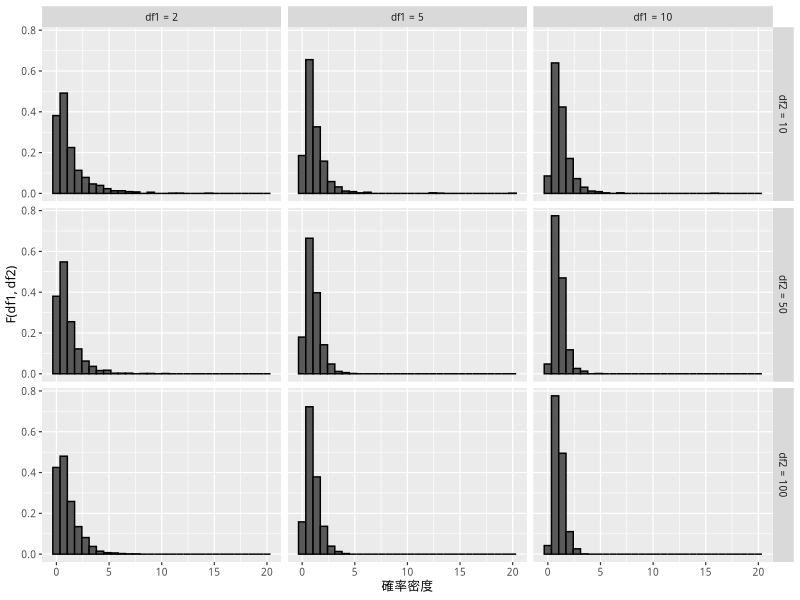
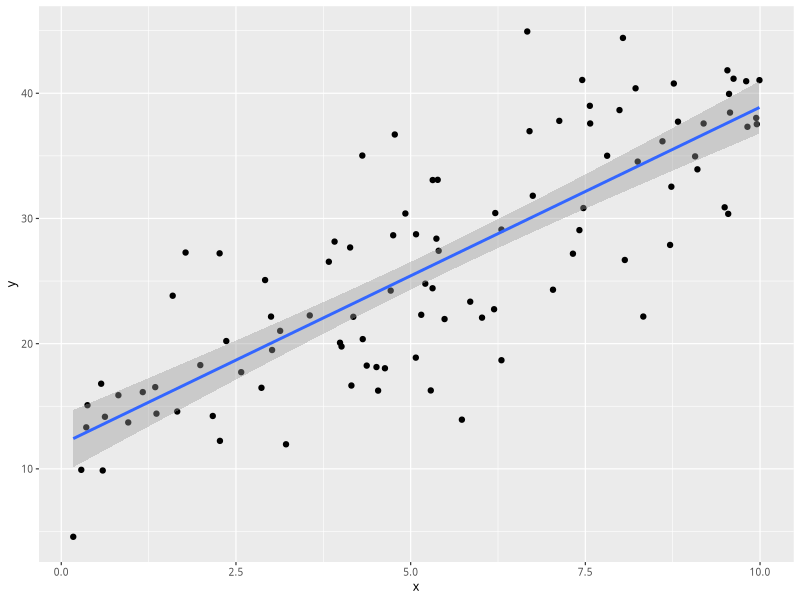
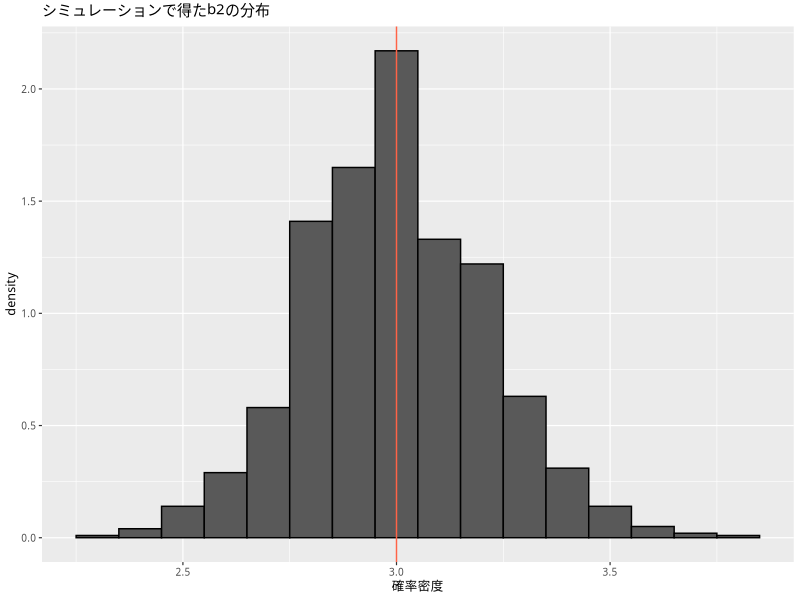
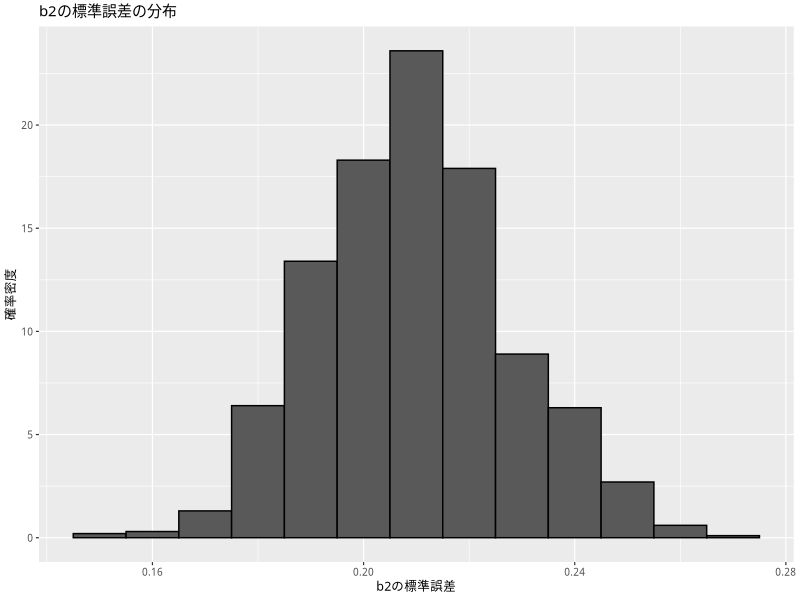
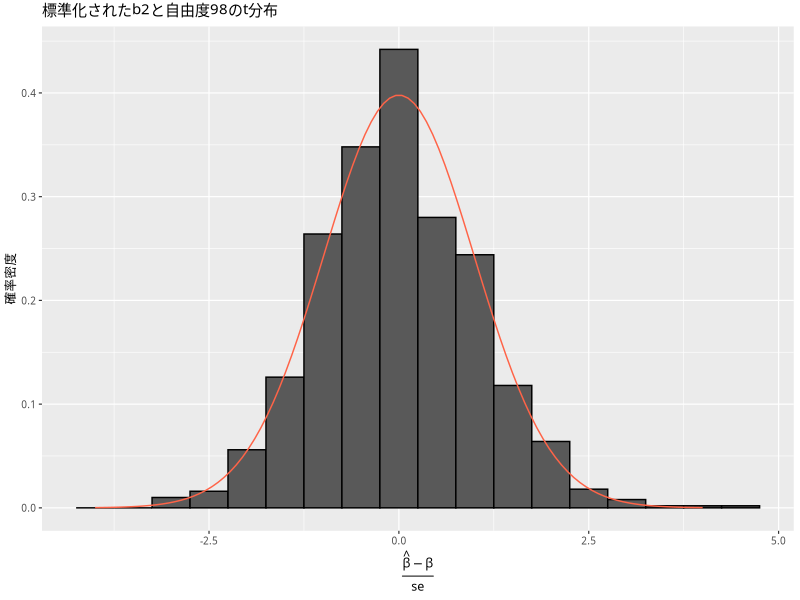
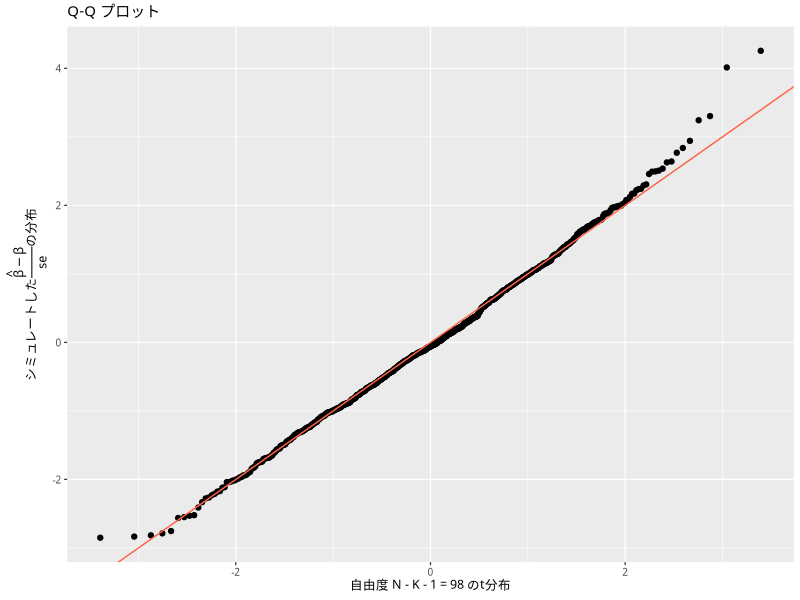
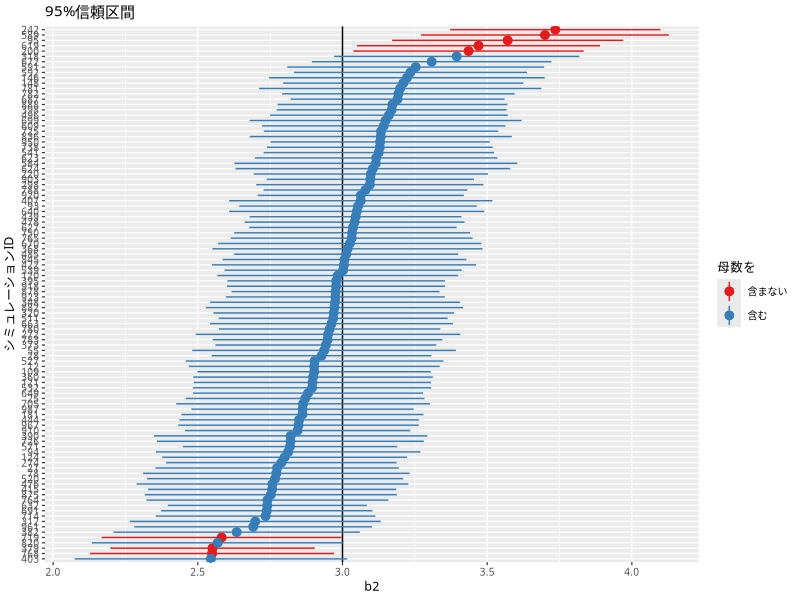

These figures' R source, in order:
## ---- chunk 1
#| include: false

if (knitr::is_latex_output()) {
  knitr::opts_chunk$set(dev = 'cairo_pdf')
}
## ---- chunk 2
#| echo: false
#| message:  false

library(tidyverse)
my_font <- 'HiraginoSans-W3'
theme_set(theme_gray(base_size = 9,
                     base_family = my_font))
## ---- chunk 3
HR1996 <- read_csv('data/hr-data.csv') |>
  mutate(experience = as.numeric(status == '現職' | status == '元職'),
         expm = exp / 10 ^ 6) |>
  filter(year == 1996)
## ---- chunk 4
fit1 <- lm(voteshare ~ experience,
           data = HR1996)
## ---- chunk 5
broom::tidy(fit1)
## ---- chunk 6
coef(fit1)[2] # or summary(fit1)$coefficients[2, 1]
## ---- chunk 7
summary(fit1)$coefficients[2, 2]
## ---- chunk 8
with(summary(fit1), coefficients[2, 1] / coefficients[2, 2])
## ---- chunk 9
(N1 <- nrow(HR1996))
## ---- chunk 10
(c1 <- qt(p = 0.05 / 2, df = N1 - 1 - 1, lower.tail = FALSE))
## ---- chunk 11
coef(fit1)[2] - c1 * summary(fit1)$coefficients[2, 2]
## ---- chunk 12
coef(fit1)[2] + c1 * summary(fit1)$coefficients[2, 2]
## ---- chunk 13
confint(fit1, level = 0.95)
## ---- chunk 14
broom::tidy(fit1, conf.int = TRUE, conf.level = 0.95)
## ---- chunk 15
fit2 <- lm(voteshare ~ expm,
           data = HR1996)
## ---- chunk 16
broom::tidy(fit2)
## ---- chunk 17
(N2 <- length(fit2$fitted.values))
## ---- chunk 18
(c2 <- qt(p = 0.07 / 2, df = N2 - 1 - 1, lower.tail = FALSE))
## ---- chunk 19
coef(fit2)[2] - c2 * summary(fit2)$coefficients[2, 2]
## ---- chunk 20
coef(fit2)[2] + c2 * summary(fit2)$coefficients[2, 2]
## ---- chunk 21
confint(fit2, level = 0.93)
## ---- chunk 22
fit3 <- lm(voteshare ~ experience + expm,
           data = HR1996)
## ---- chunk 23
summary(fit3)
## ---- chunk 24
seq1 <- c(2, 5, 10)
seq2 <- c(10, 50, 100)
Fdist <- tibble()
for (i in seq_along(seq1)) {
  for (j in seq_along(seq2)) {
    Fdist <- tibble(
      df1 = seq1[i],
      df2 = seq2[j],
      x = rf(1000, df1 = seq1[i], df2 = seq2[j])
    ) |>
      bind_rows(Fdist)
  }
}
Fdist <- Fdist |>
  mutate(df1 = paste('df1 =', df1),
         df2 = paste('df2 =', df2),
         df1 = factor(df1,
                      levels = c('df1 = 2',
                                 'df1 = 5',
                                 'df1 = 10')),
         df2 = factor(df2,
                      levels = c('df2 = 10',
                                 'df2 = 50',
                                 'df2 = 100')))
plt_F <- ggplot(Fdist, aes(x = x, y = after_stat(density))) +
  geom_histogram(color = 'black') +
  facet_grid(df2 ~ df1) +
  labs(x = '確率密度', y = 'F(df1, df2)')
plot(plt_F)
## ---- chunk 25
qf(0.05, df1 = 2, df2 = 1195, lower.tail = FALSE)
## ---- chunk 26
broom::tidy(fit3, conf.int = TRUE)
## ---- chunk 27
(N3 <- length(fit3$fitted.values))
## ---- chunk 28
(c3 <- qt(p = 0.04 / 2, df = N3 - 2 - 1, lower.tail = FALSE))
## ---- chunk 29
beta1 <- 10
beta2 <- 3
sigma <- 6
## ---- chunk 30
N <- 100
x <- runif(N, min = 0, max = 10)
y <- rnorm(N, beta1 + beta2 * x, sd = sigma)
## ---- chunk 31
df <- data.frame(y, x)
scat <- ggplot(df, aes(x, y)) +
  geom_point() +
  geom_smooth(method = 'lm')
plot(scat)
## ---- chunk 32
eg_1 <- lm(y ~ x, data = df)
broom::tidy(eg_1)
## ---- chunk 33
confint(eg_1)
## ---- chunk 34
sim_ols1 <- function(beta, sigma, n = 100, trials = 10000,
                     x_rng = c(0, 10)) {
  ## 単回帰をシミュレートする関数
  ## 引数
  ##   beta:   係数パラメタのベクトル
  ##   sigma:  誤差の標準偏差
  ##   n:      標本サイズ
  ##   trials: シミュレーションの繰り返し回数
  ##   x_rng:  説明変数xの値の範囲
  ## 返り値
  ##   df: 以下の列を含むデータフレーム
  ##     (1) パラメタの推定値
  ##     (2) 各パラメタの推定値の標準誤差
  ##     (3) 各パラメタの95%信頼区間
  
  ## 結果を保存するためのデータフレームを作る
  col_names <- c('b1', 'b1_se', 'b1_lower', 'b1_upper',
                 'b2', 'b2_se', 'b2_lower', 'b2_upper',
                 'sigma_hat')
  df <- as.data.frame(matrix(rep(NA, trials * length(col_names)),
                             ncol = length(col_names)))
  names(df) <- col_names
  
  for (i in 1 : trials) {
    x <- runif(n, x_rng[1], x_rng[2])
    y <- rnorm(n, mean = beta[1] + beta[2] * x, sd = sigma)
    
    fit <- lm(y ~ x)
    
    sigma_hat <- summary(fit)$sigma
    
    b1 <- coef(fit)[1]
    b2 <- coef(fit)[2]
    
    b1_se <- sqrt(summary(fit)$cov.unscaled[1, 1]) * sigma_hat
    b2_se <- sqrt(summary(fit)$cov.unscaled[2, 2]) * sigma_hat
    
    b1_ci95 <- confint(fit)[1,]
    b2_ci95 <- confint(fit)[2,]
    
    df[i,] <- c(b1, b1_se, b1_ci95,
                b2, b2_se, b2_ci95,
                sigma_hat)
  }
  return(df)
}
## ---- chunk 35
beta1 <- 10
beta2 <- 3
sigma <- 6
sim_1 <- sim_ols1(beta = c(beta1, beta2), sigma = sigma, trials = 1000)
head(sim_1)
## ---- chunk 36
hist_b2 <- ggplot(sim_1, aes(x = b2, y = after_stat(density))) +
  geom_histogram(binwidth = 0.1, color = 'black')
hist_b2 <- hist_b2 +
  labs(x = '確率密度', title = 'シミュレーションで得たb2の分布') +
  geom_vline(xintercept = 3, color = 'tomato')
plot(hist_b2)
## ---- chunk 37
hist_se <- ggplot(sim_1, aes(x = b2_se, y = after_stat(density))) +
  geom_histogram(binwidth = .01, color = 'black') +
  labs(x = 'b2の標準誤差', y = '確率密度',
       title = 'b2の標準誤差の分布')
plot(hist_se)
## ---- chunk 38
sim_1 <- sim_1 |>
  mutate(b2_t = (b2 - beta2) / b2_se)
true_t <- data.frame(x = seq(-4, 4, length = 100)) |>
  mutate(density = dt(x, df = 98))
hist_t <- ggplot(sim_1, aes(x = b2_t, y = after_stat(density))) +
  geom_histogram(binwidth = 0.5, color = 'black') +
  geom_line(data = true_t, aes(x = x, y = density), color = 'tomato')
hist_t <- hist_t +
  labs(x = expression(frac(hat(beta) - beta, 'se')),
       y = '確率密度',
       title = '標準化されたb2と自由度98のt分布')
plot(hist_t)
## ---- chunk 39
qqplot_t <- ggplot(sim_1, aes(sample = b2_t)) +
  stat_qq(distribution = qt, dparams = list(df = 98)) +
  geom_abline(intercept = 0, slope = 1, color = 'tomato') +
  labs(title = 'Q-Q プロット',
       x = '自由度 N - K - 1 = 98 のt分布',
       y = expression(paste('シミュレートした',
                            frac(hat(beta) - beta, 'se'),
                            'の分布')))
plot(qqplot_t)
## ---- chunk 40
mean(sim_1$b2_se)
## ---- chunk 41
sd(sim_1$b2)
## ---- chunk 42
sim_1[1, c('b2_lower', 'b2_upper')]
## ---- chunk 43
check_ci <- sim_1$b2_lower <= beta2 & beta2 <= sim_1$b2_upper
## ---- chunk 44
table(check_ci)
## ---- chunk 45
sim_1 <- sim_1 |>
  mutate(id = 1 : n())
sim_1$check_ci <- check_ci
sim_1_sub <- sim_1 |>
  slice_sample(n = 100)
ciplt <- ggplot(sim_1_sub,
                aes(x = reorder(id, b2), y = b2,
                    ymin = b2_lower, ymax = b2_upper,
                    color = check_ci)) +
  geom_hline(yintercept = beta2, linethpe = 'dashed') +
  geom_pointrange() +
  labs(x = 'シミュレーションID', y = 'b2', title = '95%信頼区間') +
  scale_color_brewer(palette = 'Set1',
                     name    = '母数を',
                     labels  = c('含まない', '含む')) +
  coord_flip()
plot(ciplt)
